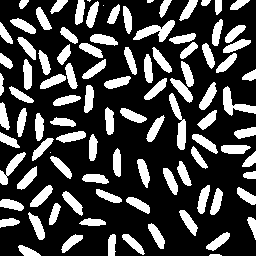
%> input picture ProjParcial2/rice_binary.png, 256 x 256 px
$ octave atividade3.m   (GNU Octave 9; MATLAB toolbox functions it lacks are replaced by stand-ins)
%> lines starting %> are read from the running program, lines starting %| are printed output that depends on the picture; in (x1, y1, x2, y2) boxes, pixels count from 0 and x2, y2 are one past the last pixel; in counts of white or black regions, pixels touching at a corner belong together; the program's own positions count from 1
clear all
close all
clc

pkg load image
tam_fonte = 12;
img = imread("rice_binary.png");
%> img: size 256x256 logical; 26.9% white; 99 white regions (4 under 20 px), largest, box (x1, y1, x2, y2) and area: (133, 20, 175, 42) 403, (169, 93, 186, 150) 400, (223, 86, 256, 116) 375

%img_pos_estruturante = imerode(img, strel('diamond',1));
%img_pos_estruturante = imdilate(img_pos_estruturante, strel('disk',1,0));
%img_pos_estruturante = imdilate(img_pos_estruturante, strel('disk',1,0));

img_pos_estruturante = imerode(img,strel('line',1,50));
img_pos_estruturante = imopen(img_pos_estruturante, strel('line', 2, 90));
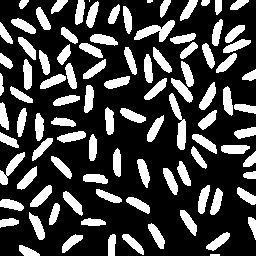
%> img_pos_estruturante: size 256x256 logical; 26.8% white; 98 white regions (2 under 20 px), largest, box (x1, y1, x2, y2) and area: (169, 93, 186, 150) 400, (134, 20, 175, 42) 399, (0, 152, 25, 185) 284
img_pos_estruturante = imerode(img_pos_estruturante, strel('diamond', 1));
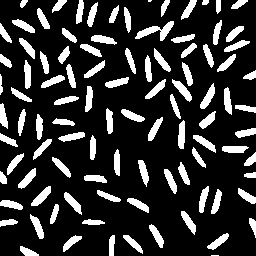
%> img_pos_estruturante: size 256x256 logical; 19.3% white; 99 white regions (2 under 20 px), largest, box (x1, y1, x2, y2) and area: (135, 21, 174, 41) 293, (31, 186, 51, 206) 177, (172, 79, 192, 102) 176
img_pos_estruturante = imopen(img_pos_estruturante, strel('rectangle', [2 2]));
%> img_pos_estruturante: size 256x256 logical; 19.2% white; 101 white regions (4 under 20 px), largest, box (x1, y1, x2, y2) and area: (31, 186, 51, 206) 177, (172, 80, 192, 101) 174, (200, 84, 215, 109) 172

%siovani essa combinação é a que funcionou melhor,
%praticamente sem perdas de grãos pequenos e com uma boa separação de todo o resto

%figure, imshow(img);

%figure, imshow(img_pos_estruturante);

%rotulando as imagens originais com conectividade 4 e 8
rotulada4 = bwlabel(img, 4)
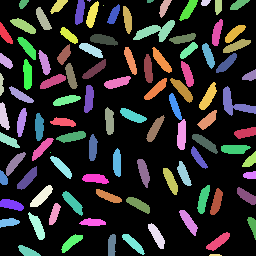
%> rotulada4: size 256x256 double; 102 distinct labels, from 0 to 101; one colour per label, 0 black
rotulada8 = bwlabel(img, 8);
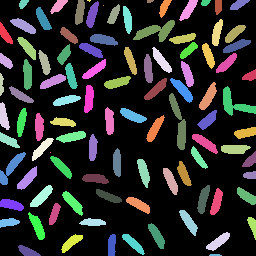
%> rotulada8: size 256x256 double; 100 distinct labels, from 0 to 99; one colour per label, 0 black
rotulada_pos=bwlabel(img_pos_estruturante); % aplica o bwlabel para a imagem com abertura e erosao
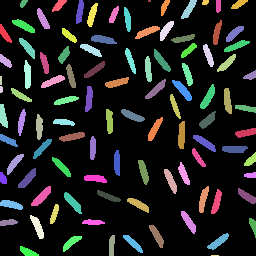
%> rotulada_pos: size 256x256 double; 102 distinct labels, from 0 to 101; one colour per label, 0 black

figure, subplot(1, 3, 1), imshow(img),title("Original - Vizinhança 4");
qtd_regioes = max(max(rotulada4)); % qtd regiões rotuladas
%> qtd_regioes = 101

props = regionprops(rotulada4,'Centroid', 'Area'); % centróides
%> props = 101 regions; largest, Area and Centroid: 403 [156.5 31.9], 375 [235.6 104.6], 235 [208.9 97.6], 234 [183 90.5], 232 [42.3 197.3]
for k = 1 : qtd_regioes % insere os rótulos das regiões
    pos_Centroid = props(k).Centroid;
    text(pos_Centroid(1)-2, pos_Centroid(2), num2str(k), 'FontSize', tam_fonte, 'FontWeight', 'Bold','Color', 'Red');
end
%> this loop made 101 passes
%> pos_Centroid on passes 1 to 12: [5.99 35.09], [6.45 62.06], [2.1 85.19], [4.51 117.6], [9.46 141.3], [4.03 179.1], [12.09 205.3], [9.43 223], [15.31 163.7], [21.37 95.97], [24.2 26.31], [28.19 48.26]


subplot(1, 3, 2), imshow(img),title("Original - Vizinhança 8");;
qtd_regioes = max(max(rotulada8)); % qtd regiões rotuladas
%> qtd_regioes = 99

props = regionprops(rotulada8,'Centroid', 'Area'); % centróides
%> props = 99 regions; largest, Area and Centroid: 403 [156.5 31.9], 400 [179.5 123.6], 375 [235.6 104.6], 286 [11.8 168.5], 235 [208.9 97.6]
for k = 1 : qtd_regioes % insere os rótulos das regiões
    pos_Centroid = props(k).Centroid;
    text(pos_Centroid(1)-2, pos_Centroid(2), num2str(k), 'FontSize', tam_fonte, 'FontWeight', 'Bold','Color', 'Red');
end
%> this loop made 99 passes


subplot(1, 3, 3), imshow(img_pos_estruturante),title("Imagem Resultante");;
qtd_regioes = max(max(rotulada_pos)); % qtd regiões rotuladas
%> qtd_regioes = 101

props = regionprops(rotulada_pos,'Centroid', 'Area'); % centróides
%> props = 101 regions; largest, Area and Centroid: 177 [42.3 197.3], 174 [183.3 90.7], 172 [208.7 98.1], 166 [182.3 135.8], 165 [73.5 203.3]
for k = 1 : qtd_regioes % insere os rótulos das regiões
    pos_Centroid = props(k).Centroid;
    text(pos_Centroid(1)-2, pos_Centroid(2), num2str(k), 'FontSize', tam_fonte, 'FontWeight', 'Bold','Color', 'Red');
end
%> this loop made 101 passes
%> pos_Centroid on passes 1 to 12: [5.57 34.86], [6.1 61.89], [1.5 81], [1.89 90], [3.92 117.1], [8.88 141], [3.68 179.1], [11.87 205.2], [8.85 223], [15.06 163.9], [21.32 96.03], [24.36 26.34]
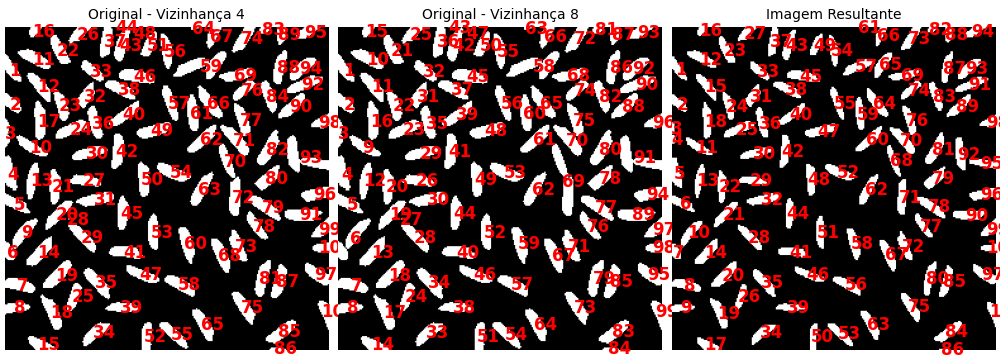
%> figure redrawn from the program's plot data, 3 panels
